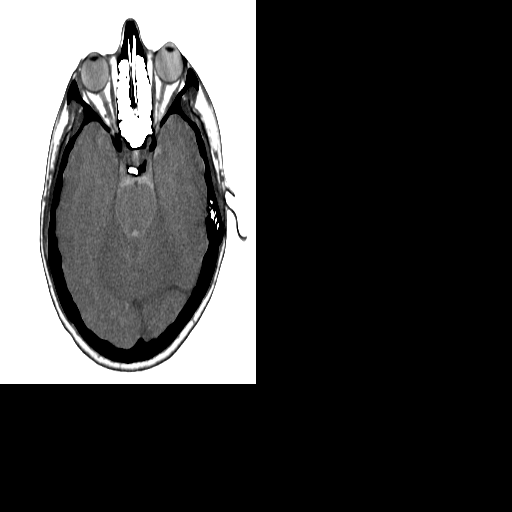
#> input picture HW1/Q3/transformed.png, 512 x 512 px
$ jupyter execute Q3.ipynb
#> lines starting #> are read from the running program, lines starting #| are printed output that depends on the picture; long printed decimals are rounded
[cell 1]
import cv2 as cv
import matplotlib.pyplot as plt
import numpy as np

# A
img = cv.imread("transformed.png", 0)
#> img is the input picture: shape (512, 512); min 0, max 255, mean 65.5

plt.figure()
plt.imshow(img, cmap="gray")
plt.title('Original')
plt.axis(False)
# scaling

[cell 2]
# B
for i in range(img.shape[0]):
    if (img[i, 0] == 0):
        n = i
        break
for j in range(img.shape[1]):
    if (img[0, j] == 0):
        m = j
        break

cy = img.shape[0] / n
#> cy = 1.33
cx = img.shape[1] / m
#> cx = 2
print(cx, cy)
#| 2.0 1.333

SM = np.float32([[cx, 0, 0], [0, cy, 0]])
#> SM = [[2, 0, 0], [0, 1.33, 0]]
scaled = cv.warpAffine(img, SM, (img.shape))
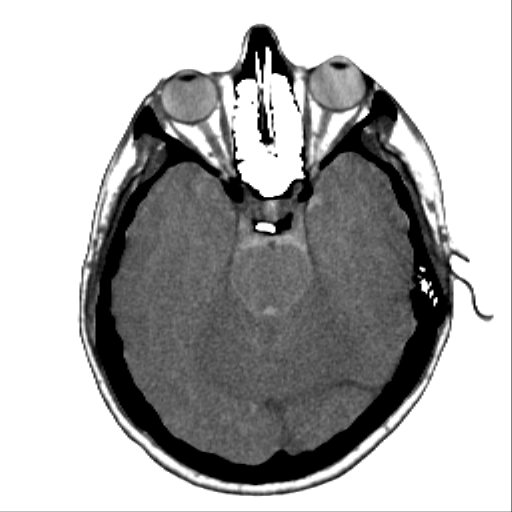
#> scaled: shape (512, 512); min 0, max 255, mean 174.3

plt.figure()
plt.imshow(scaled, cmap='gray')
plt.title('Scaled')
plt.axis(False)

x = scaled.shape[0]
#> x = 512
y = scaled.shape[1]
#> y = 512

image = cv.copyMakeBorder(scaled, x // 2, y // 2, x // 2, y // 2, cv.BORDER_CONSTANT, None, value=0)
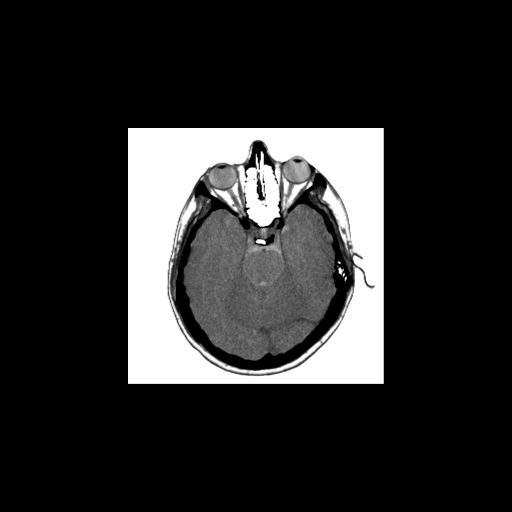
#> image: shape (1024, 1024) (shown at 1/2 size); min 0, max 255, mean 43.6

plt.figure()
plt.imshow(image, cmap='gray')
plt.title('Padded')
plt.axis(False)

[cell 3]
# C
x = image.shape[0]
#> x = 1024
y = image.shape[1]
#> y = 1024

TM = np.float32([[1, 0, 250], [0, 1, -100]])
translated = cv.warpAffine(image, TM, (x, y))
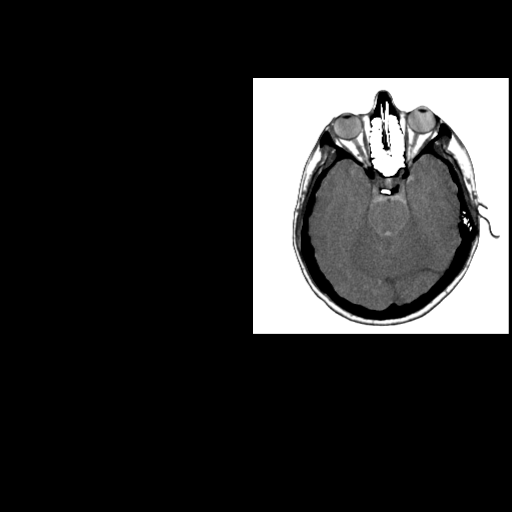
#> translated: shape (1024, 1024) (shown at 1/2 size); min 0, max 255, mean 43.6

plt.figure()
plt.imshow(translated, cmap="gray")
plt.title('Translated')
plt.axis(False)

[cell 4]
sv = 0
sh = -0.3
SM = np.float32([[1, sh, 0], [sv, 1, 0]])

sheared = cv.warpAffine(image, SM, (x, y))
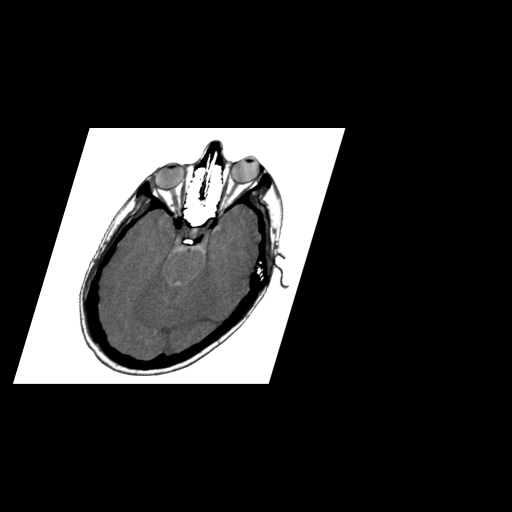
#> sheared: shape (1024, 1024) (shown at 1/2 size); min 0, max 255, mean 43.6

plt.figure()
plt.imshow(sheared, cmap="gray")
plt.title('Sheared')
plt.axis(False)

[cell 5]
ang = -20
ang_rad = np.deg2rad(ang)
M = cv.getRotationMatrix2D((0, 0), ang, 1)
print(M)

backward_image = cv.warpAffine(image, M, image.shape[::-1])
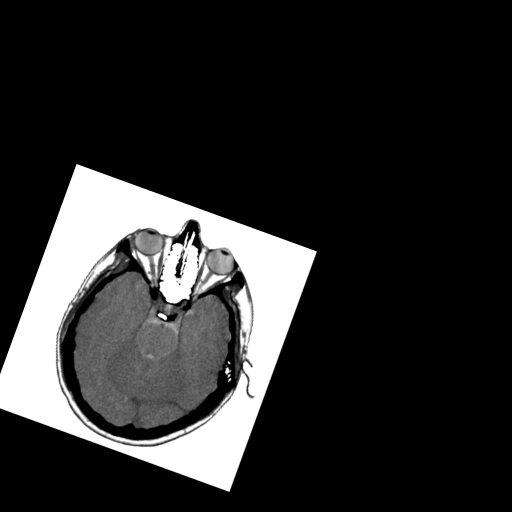
#> backward_image: shape (1024, 1024) (shown at 1/2 size); min 0, max 255, mean 43.4

plt.subplot(1, 2, 2)
plt.title('Rotated')
plt.imshow(backward_image, cmap='gray')
plt.axis(False)

plt.show()
